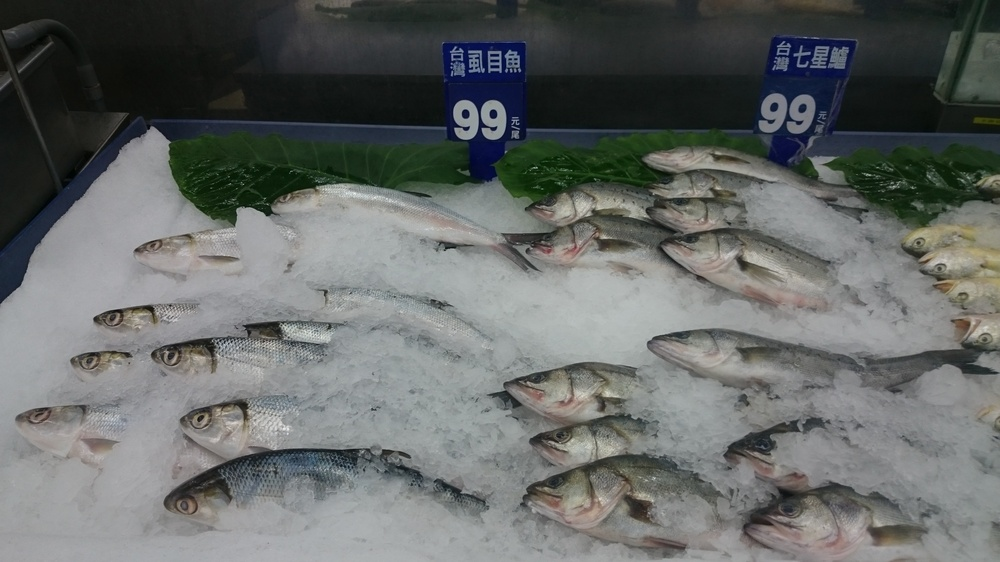
//> input picture DSC_0007.JPG, 1000 x 562 px, shrunk from 3840 x 2160 before the run
$ ./umatTest   (built with g++ and OpenCV 4)
//> lines starting //> are read from the running program, lines starting //| are printed output that depends on the picture
#include "opencv2/opencv.hpp"
using namespace cv;

int main(int argc, char** argv)
{
    UMat img, gray;
    imread("../DSC_0007.JPG", IMREAD_COLOR).copyTo(img);
//> img is the input picture: 562 rows x 1000 cols, CV_8UC3; mean B, G, R 103.7, 105.2, 101.7

    cvtColor(img, gray, COLOR_BGR2GRAY);
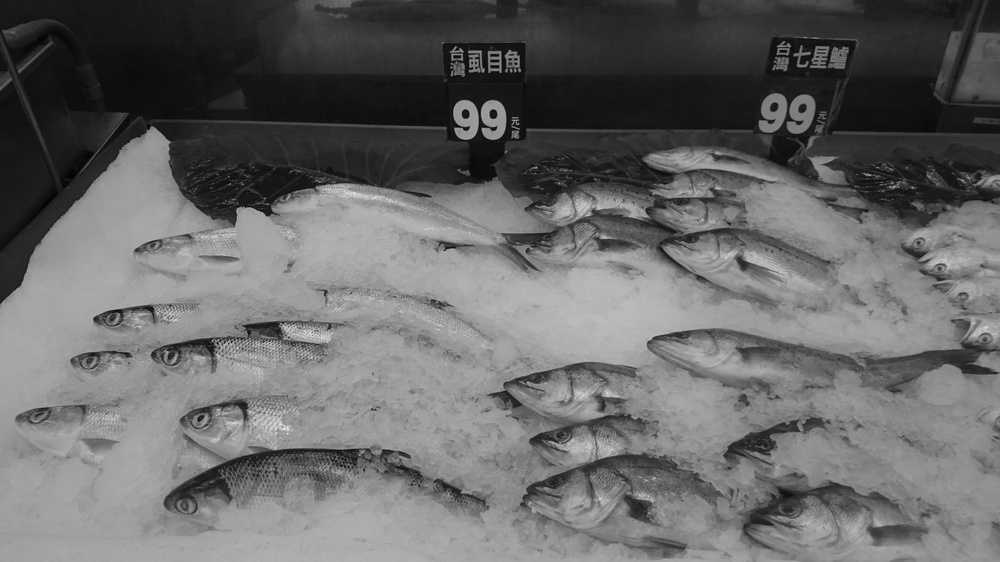
//> gray: 562 rows x 1000 cols, CV_8UC1; min 2, max 245, mean 104
    GaussianBlur(gray, gray,Size(7, 7), 1.5);
    Canny(gray, gray, 0, 50);
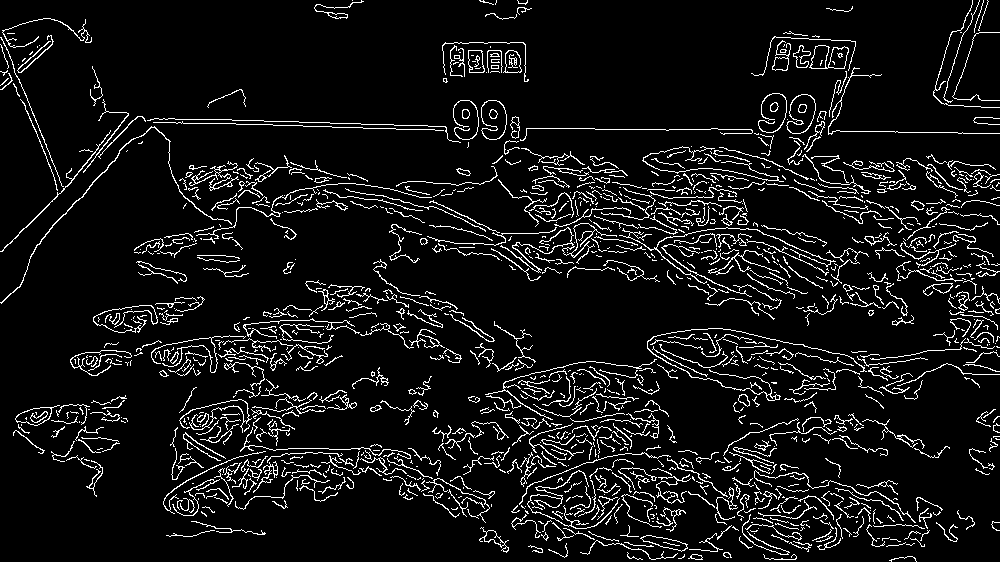
//> gray: 562 rows x 1000 cols, CV_8UC1; 7.9% white in thin lines or dots

    imshow("edges", gray);
    waitKey();
    return 0;
}
